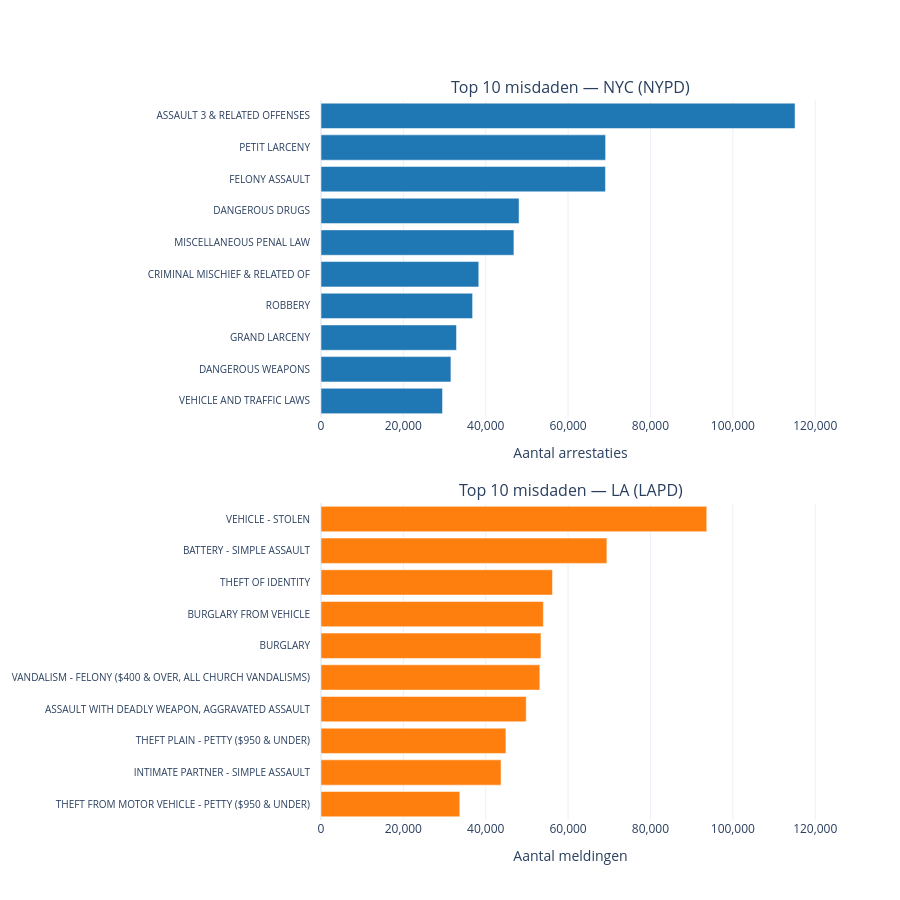

Source (notebook cell):
### Markdown cell above
## Misdaden per categorie
Naast het totale aantal, kan er ook gekeken worden naar de aantallen per categorie.

### Code cell
nypd_types = (df_nypd['ofns_desc']
              .value_counts()
              .head(10)
              .reset_index())
nypd_types.columns = ['misdaad', 'count']

lapd_types = (df_lapd['crm_cd_desc']
              .value_counts()
              .head(10)
              .reset_index())
lapd_types.columns = ['misdaad', 'count']

fig = make_subplots(
    rows=2, cols=1,
    subplot_titles=(
        'Top 10 misdaden — NYC (NYPD)',
        'Top 10 misdaden — LA (LAPD)'
    ),
    vertical_spacing=0.12
)

fig.add_trace(
    go.Bar(
        x=nypd_types['count'][::-1],
        y=nypd_types['misdaad'][::-1],
        orientation='h',
        marker_color='#1f77b4',
        # text=[f'{int(v):,}' for v in nypd_types['count'][::-1]],
        # textposition='inside',
        name='NYC (NYPD)',
        # width=0.6
    ),
    row=1, col=1
)

fig.add_trace(
    go.Bar(
        x=lapd_types['count'][::-1],
        y=lapd_types['misdaad'][::-1],
        orientation='h',
        marker_color='#ff7f0e',
        # text=[f'{int(v):,}' for v in lapd_types['count'][::-1]],
        # textposition='inside',
        name='LA (LAPD)',
        # width=0.8
    ),
    row=2, col=1
)

fig.update_xaxes(
    title_text='Aantal arrestaties',
    tickformat=',',
    row=1, col=1
)

fig.update_xaxes(
    title_text='Aantal meldingen',
    tickformat=',',
    row=2, col=1
)

fig.update_yaxes(
    tickfont=dict(size=10),
    ticklabelstandoff=10
)

fig.update_layout(
    showlegend=False,
    template='plotly_white',
    width=900,
    height=900,  # increase height for stacked plots
    title=dict(font=dict(size=20, family='Arial Black')),
    # bargap=0.05
)

fig.update_xaxes(matches='x')

fig.show()

### Figure 1 — Plotly figure (JSON) as saved in the notebook; plotly's stock layout.template omitted (floating-point values rounded to 4 significant figures)
{"data": [{"marker": {"color": "#1f77b4"}, "name": "NYC (NYPD)", "orientation": "h", "type": "bar", "x": [29502, 31547, 32898, 36810, 38311, 46846, 48091, 69070, 69109, 115112], "xaxis": "x", "y": ["VEHICLE AND TRAFFIC LAWS", "DANGEROUS WEAPONS", "GRAND LARCENY", "ROBBERY", "CRIMINAL MISCHIEF & RELATED OF", "MISCELLANEOUS PENAL LAW", "DANGEROUS DRUGS", "FELONY ASSAULT", "PETIT LARCENY", "ASSAULT 3 & RELATED OFFENSES"], "yaxis": "y"}, {"marker": {"color": "#ff7f0e"}, "name": "LA (LAPD)", "orientation": "h", "type": "bar", "x": [33702, 43717, 44898, 49828, 53141, 53411, 53990, 56216, 69421, 93674], "xaxis": "x2", "y": ["THEFT FROM MOTOR VEHICLE - PETTY ($950 & UNDER)", "INTIMATE PARTNER - SIMPLE ASSAULT", "THEFT PLAIN - PETTY ($950 & UNDER)", "ASSAULT WITH DEADLY WEAPON, AGGRAVATED ASSAULT", "VANDALISM - FELONY ($400 & OVER, ALL CHURCH VANDALISMS)", "BURGLARY", "BURGLARY FROM VEHICLE", "THEFT OF IDENTITY", "BATTERY - SIMPLE ASSAULT", "VEHICLE - STOLEN"], "yaxis": "y2"}], "layout": {"annotations": [{"font": {"size": 16}, "showarrow": false, "text": "Top 10 misdaden — NYC (NYPD)", "x": 0.5, "xanchor": "center", "xref": "paper", "y": 1, "yanchor": "bottom", "yref": "paper"}, {"font": {"size": 16}, "showarrow": false, "text": "Top 10 misdaden — LA (LAPD)", "x": 0.5, "xanchor": "center", "xref": "paper", "y": 0.44, "yanchor": "bottom", "yref": "paper"}], "height": 900, "showlegend": false, "title": {"font": {"family": "Arial Black", "size": 20}}, "width": 900, "xaxis": {"anchor": "y", "domain": [0, 1], "matches": "x", "tickformat": ",", "title": {"text": "Aantal arrestaties"}}, "xaxis2": {"anchor": "y2", "domain": [0, 1], "matches": "x", "tickformat": ",", "title": {"text": "Aantal meldingen"}}, "yaxis": {"anchor": "x", "domain": [0.56, 1], "tickfont": {"size": 10}, "ticklabelstandoff": 10}, "yaxis2": {"anchor": "x2", "domain": [0, 0.44], "tickfont": {"size": 10}, "ticklabelstandoff": 10}}}
